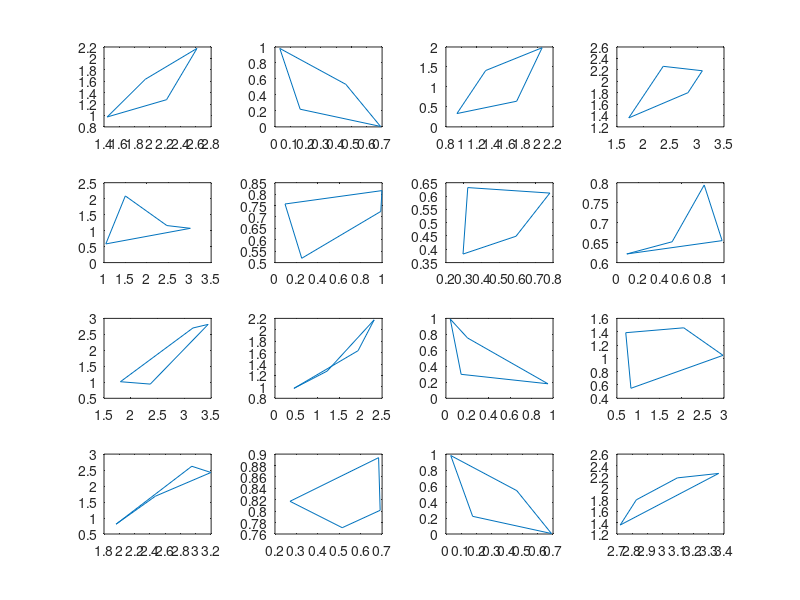

Recreate this plot in MATLAB. (Note: this script raises an error after producing the figure.)
% Moodleの「アフィン不変量」のページからxxの配列データを
% 以下にコピーペーストせよ

xx = cat(3, [1.44206,0.973833;1.93931,1.63405;2.61501,2.17498;2.21729,1.27645],[0.164621,0.221215;0.031591,0.981922;0.463034,0.532612;0.689593,0.00593966],[1.31971,1.41104;0.944039,0.333689;1.72467,0.642306;2.05703,1.98103],[2.36498,2.26119;3.09548,2.18342;2.82705,1.79886;1.72202,1.3576],[1.49752,2.08601;2.467,1.15882;3.01462,1.07236;1.04216,0.584129],[0.987845,0.724102;0.249982,0.518902;0.0939525,0.756671;0.998735,0.81531],[0.295887,0.382059;0.592567,0.448915;0.781985,0.611009;0.322414,0.631625],[0.982278,0.654974;0.0927022,0.621608;0.51598,0.652131;0.815151,0.794159],[3.16015,2.69979;1.80669,1.01887;2.36397,0.944576;3.44466,2.81278],[0.44206,0.973833;1.93931,1.63405;2.31501,2.17498;1.21729,1.27645],[0.952103,0.181805;0.201891,0.755035;0.0404929,0.991375;0.142045,0.300039],[0.828266,0.550457;2.97736,1.0451;2.06087,1.45868;0.707412,1.38513],[2.9472,2.61953;1.95753,0.807012;2.47237,1.68409;3.19763,2.42446],[0.683716,0.893754;0.690954,0.801508;0.513903,0.77105;0.270153,0.81729],[0.174621,0.221215;0.031591,0.981922;0.463034,0.542612;0.689593,0.00593966],[3.36498,2.26119;3.09548,2.18342;2.82705,1.79886;2.72202,1.3576]);

% 16個の四角形を描画
for i=1:16
    subplot(4,4,i);
    plot([xx(:,1,i); xx(1,1,i)], [xx(:,2,i); xx(1,2,i)]); 
end;

% 以下に各自のプログラムを作成せよ

invariants = zeros(16,1);
for i = 1:16
    x1 = xx(1,:,i);
    x2 = xx(2,:,i);
    x3 = xx(3,:,i);
    x4 = xx(4,:,i);
    xc = crosspoint(x1,x2,x3,x4);
    invariants(i) = det([x1;xc])/det([x1;x2]);
end;

for i = 1:16
    for j = i+1 :16
        wa = abs(invariants(i)) + abs(invariants(j));
        sa = abs(invariants(i) - invariants(j));
        if sa <= wa*0.001
            ans = [i j];
            disp(ans);
        end;
    end;
end;








